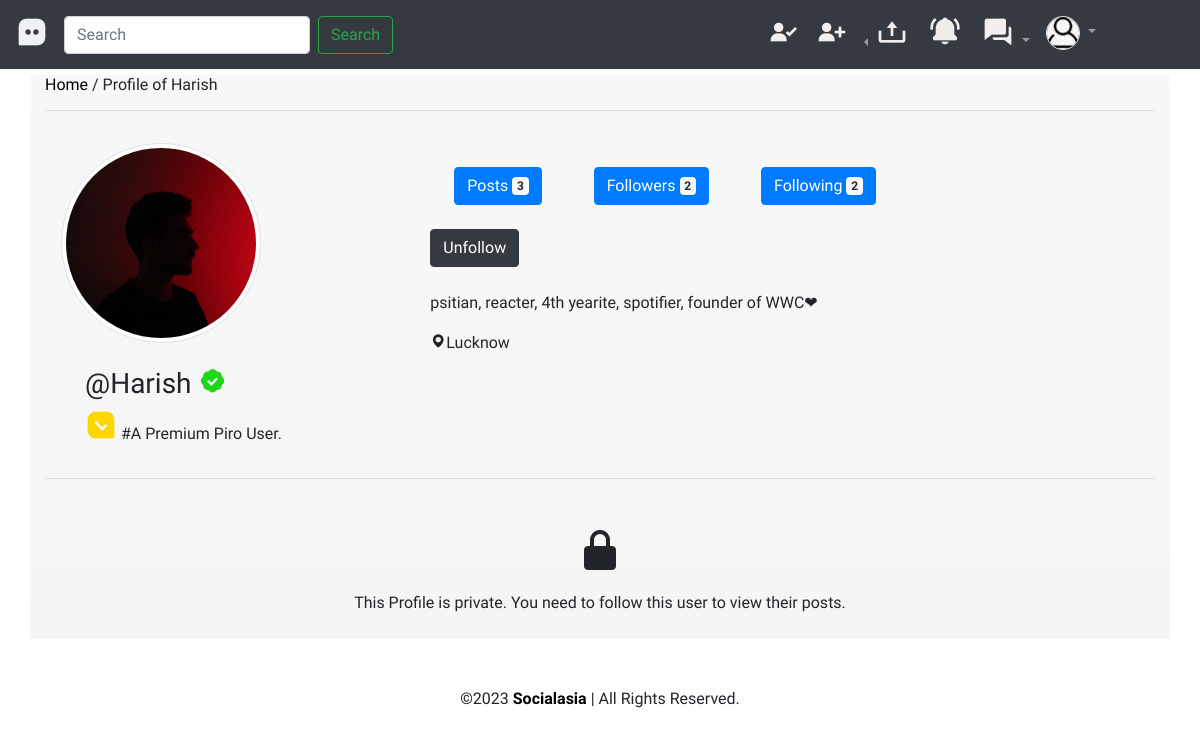
Page /profile/Harish (signed in) on the committed database.
### dashboard/models.py (models this page shows, shortened)
class Profile(models.Model):
    user=models.ForeignKey(User,on_delete=models.CASCADE)
    userid=models.IntegerField()
    bio=models.TextField(blank=True)
    location=models.CharField(max_length=50,blank=True)
    pfp=models.ImageField(default='avatar.jpg',upload_to='profile_images')
    sport=models.PositiveIntegerField(default=50,choices=SPORT)
    hobbies=models.PositiveIntegerField(default=80,choices=HOBBY)
    age=models.PositiveIntegerField()
    gender=models.IntegerField(default=-1,choices=GENDER)
    private=models.BooleanField(default=False)
    in_meeting=models.CharField(default='',max_length=100)
    class Meta:
        constraints=[CheckConstraint(check=Q(age__gte=18),name='age_gte_18')]

### dashboard/views.py (the view, shortened to what this page needs)
# urls.py: path('profile/<str:pk>',views.profile,name='profile'),
@login_required
def profile(request,pk):
    user=User.objects.get(username=pk)
    vieweduserprofile=Profile.objects.get(user=user)
    userposts=Post.objects.filter(user=user)
    viewer=request.user
    userprofile=Profile.objects.get(user=User.objects.get(username=request.user.username))
    if Follow.objects.filter(follower=viewer,user=user,requested=False).first():
        followbutton='Unfollow'
    else:
        followbutton='Follow'
    followers=Follow.objects.filter(user=user,requested=False)
    following=Follow.objects.filter(follower=user,requested=False)
    followersprofile=deque([])
    for f in followers:
        followersprofile.append(Profile.objects.get(user=f.follower))
    followersprofile=list(followersprofile)
    followingprofile=deque([])
    for f in following:
        followingprofile.append(Profile.objects.get(user=f.user))
    followingprofile=list(followingprofile)
    pirouser=None
    pirouser=Piro.objects.filter(user=user).first()
    notifics=notifications(request.user)
    notidict={'notifics':notifics}
    context={'vieweduserprofile':vieweduserprofile,'userposts':userposts,'followbutton':followbutton,'followersprofile':followersprofile,'followingprofile':followingprofile,'userprofile':userprofile,'pirouser':pirouser}|notidict
    return render(request,'profile.html',context)

### dashboard/views.py (called while the page is built)
def notifications(user):
    notifics=Notification.objects.filter(ntouser=user)
    return notifics

### templates/profile.html (shortened to what this page needs)
{% extends 'base.html' %}
{% load static %}
{% block content %}
<div class="container home-content">
    <h6><a href="{% url 'dashboard-index' %}">Home</a> / Profile of {{vieweduserprofile.user.username}}</h6>
    <hr>
    <div class="row p-3">
        <div class="col-md-4">
            <div class="pfp">
                <img src="{{vieweduserprofile.pfp.url}}" width="200px" class="rounded-circle img-thumbnail" alt="u">
            </div><br>
            <h3 class="ml-4">@{{vieweduserprofile.user.username}}
                {% if pirouser != None and pirouser.type == 73 %}
                <span><i class='bx bxs-badge-check' style='color:#1ed818'></i></span>
                {% endif %}
            </h3>
            <span class="ml-4">
                {% if pirouser != None %}
                {% if pirouser.type == 71 %}
                <i class='bx bxs-message-square-check bx-flip-horizontal bx-burst' style='color:#b8860b;font-size:xx-large;' ></i> #A Classic Piro User.
                {% elif pirouser.type == 72 %}
                <i class='bx bxs-message-square-check bx-flip-horizontal bx-burst' style='color:#a29e9e;font-size:xx-large;'  ></i> #A Booster Piro User.
                {% else %}
                <i class='bx bxs-message-square-check bx-flip-horizontal bx-burst' style='color:#ffd700;font-size:xx-large;'  ></i> #A Premium Piro User.
                {% endif %}
                {% elif vieweduserprofile.user == userprofile.user %}
                <a href="{% url 'piro' %}">Wanna show off a Piro Badge here?</a>
                {% endif %}
            </span>
        </div>
        <div class="col-md-8">
            <a href="#posts"><button type="button" class="btn btn-primary m-4">
                    Posts <span class="badge badge-light">{{userposts|length}}</span>
                </button></a>
            <button type="button" class="btn btn-primary m-4" data-toggle="modal" data-target="#exampleModalFollowers">
                Followers <span class="badge badge-light">{{followersprofile|length}}</span>
            </button>
            <button type="button" class="btn btn-primary m-4" data-toggle="modal" data-target="#exampleModal">
                Following <span class="badge badge-light">{{followingprofile|length}}</span>
            </button>
            <form action="/follow/" method="post"> {% csrf_token %}
                <button type="submit" class="btn btn-dark">{{followbutton}}</button>
            </form><br>
            <div class="bio">
                <p>{{vieweduserprofile.bio}}</p>
            </div>
            <div class="loc">
                <i class='bx bxs-map'></i><span>{{vieweduserprofile.location}}</span>
            </div>
        </div>
    </div>
    <hr><br>
    {% if vieweduserprofile.user == userprofile.user or not vieweduserprofile.private %}
    <div class="row row-cols-1 row-cols-md-3" id="posts">
        {% for post in userposts %}
        <div class="col mb-4">
            <div class="card">
                <a href="{{post.image.url}}"><img src="{{post.image.url}}" class="card-img-top" alt="post photo"></a>
            </div>
        </div>
        {% endfor %}
    </div>
    {% else %}
    <div class="text-center pb-4">
        <div style="font-size:xxx-large;"><i class='bx bxs-lock-alt'></i></div>
        This Profile is private. You need to follow this user to view their posts.
    </div>
    {% endif %}
</div>
{% endblock content %}

### templates/navbartemp.html (shortened to what this page needs)
<header>
	<nav class="navbar fixed-top navbar-expand-lg navbar-dark bg-dark">
		<a class="navbar-brand" href="{% url 'dashboard-index' %}"><i class='bx bxs-message-square-dots logo'
				style='color:#f1f0f3'></i></a>
		{% if user.is_authenticated %}
		<div class="collapse navbar-collapse" id="navbarSupportedContent">
			<form class="form-inline my-2 my-lg-0" method="post" action="/search/"> {% csrf_token %}
				<input class="form-control mr-sm-2" type="search" placeholder="Search" aria-label="Search"
					name="username">
				<button class="btn btn-outline-success my-2 my-sm-0" type="submit">Search</button>
			</form>
			<ul class="navbar-nav ml-auto">
				<li class="nav-item">
					<a class="nav-link" href="#pirou"><i class='bx bxs-user-check piro-user'
							style='color:#f3efef'></i></a>
				</li>
				<li class="nav-item">
					<a class="nav-link" href="#otherusers"><i class='bx bxs-user-plus other-users'
							style='color:#f3efef'></i></a>
				</li>
				<li class="nav-item dropdown dropleft">
					<a class="nav-link dropdown-toggle" href="#" role="button" data-toggle="dropdown"
						aria-expanded="false">
						<i class='bx bx-upload upload' style='color:#f3efef'></i>
					</a>
				</li>
				<li class="nav-item">
					<button type="button" class="btn" data-toggle="modal" data-target="#exampleModalnotif">
						<i class='bx bxs-bell-ring bell' style='color:#efecec'></i>
					</button>
				</li>
				<li class="nav-item dropdown">
					<a class="nav-link dropdown-toggle" href="#" role="button" data-toggle="dropdown" aria-expanded="false">
						<i class='bx bxs-conversation message' style='color:#f3efef'></i>
					</a>
				  </li>
				<li class="nav-item dropdown mr-5">
					<a class="nav-link dropdown-toggle user-profile-icon mr-5" href="#" role="button"
						data-toggle="dropdown" aria-expanded="false">
						<img src="{{userprofile.pfp.url}}" class="rounded-circle img-thumbnail p-0"
							alt="{{user.username}}">
					</a>
				</li>
			</ul>
		</div>
		{% endif %}
	</nav>
</header>

### templates/base.html (style rules this page uses)
* { font-family: 'Baloo Bhai 2', cursive; }
html { scroll-behavior: smooth; }
a { color: black; }
.user-profile-icon { width: 50px; }
.bell, .message, .logo, .other-users, .piro-user { font-size: xx-large; }
.upload { font-size: xx-large; }
.home-content { background: linear-gradient(#8080800f, whitesmoke); margin-top: 75px; }

### rows in the picture
Profile: pfp (placeholder picture)
Profile: user.username "Harish", pfp (picture), bio "psitian, reacter, 4th yearite, spotifier, founder of WWC❤", location "Lucknow"

### other values in the picture
{{ userposts|length }} "3"
{{ followersprofile|length }} "2"
{{ followingprofile|length }} "2"
{{ followbutton }} "Unfollow"
